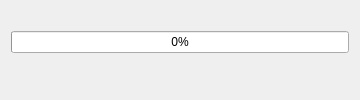
<?xml version="1.0" encoding="UTF-8"?>
<ui version="4.0">
 <class>SGProgressbarLibrary</class>
 <widget class="QWidget" name="SGProgressbarLibrary">
  <property name="geometry">
   <rect>
    <x>0</x>
    <y>0</y>
    <width>360</width>
    <height>100</height>
   </rect>
  </property>
  <property name="minimumSize">
   <size>
    <width>360</width>
    <height>100</height>
   </size>
  </property>
  <property name="maximumSize">
   <size>
    <width>360</width>
    <height>100</height>
   </size>
  </property>
  <property name="windowTitle">
   <string>Loading Env Library UI</string>
  </property>
  <layout class="QFormLayout" name="formLayout">
   <item row="1" column="0" colspan="2">
    <widget class="QProgressBar" name="progressBar_sgLoadEnvWin">
     <property name="value">
      <number>0</number>
     </property>
     <property name="alignment">
      <set>Qt::AlignLeading|Qt::AlignLeft|Qt::AlignVCenter</set>
     </property>
     <property name="textVisible">
      <bool>true</bool>
     </property>
     <property name="invertedAppearance">
      <bool>false</bool>
     </property>
    </widget>
   </item>
   <item row="0" column="0" colspan="2">
    <widget class="QLabel" name="label_sgProgressBarWin">
     <property name="text">
      <string/>
     </property>
     <property name="alignment">
      <set>Qt::AlignCenter</set>
     </property>
    </widget>
   </item>
  </layout>
 </widget>
 <resources/>
 <connections/>
</ui>
